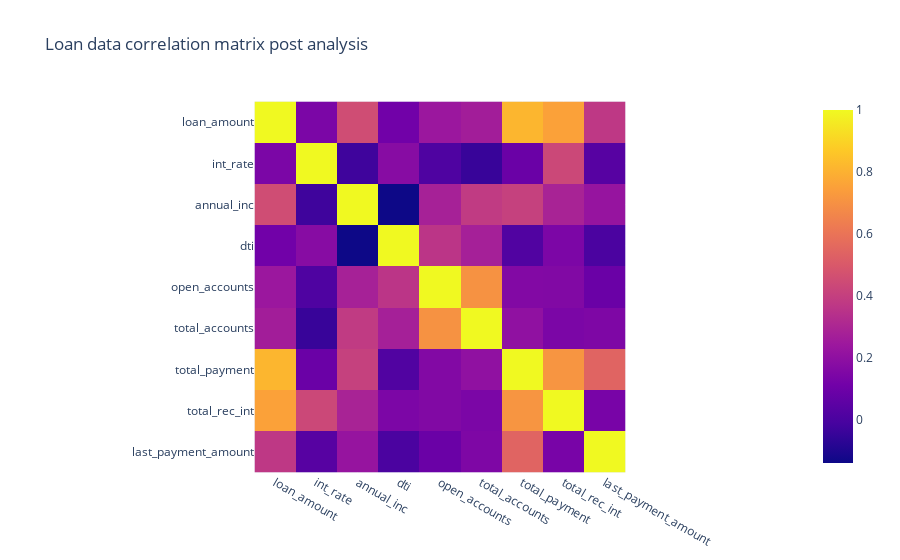

Notebook code cell kept with this figure:
### Markdown cell above
#### Revisualise continuous data

### Code cell
print(my_plotter.mat_hm_corr_plot(temp_f, "Loan data correlation matrix post analysis"))
px.imshow(temp_f.corr(), title="Loan data correlation matrix post analysis")

### Figure 1 — Plotly figure (JSON) as saved in the notebook; plotly's stock layout.template omitted (floating-point values rounded to 4 significant figures)
{"data": [{"coloraxis": "coloraxis", "hovertemplate": "x: %{x}<br>y: %{y}<br>color: %{z}<extra></extra>", "name": "0", "type": "heatmap", "x": ["loan_amount", "int_rate", "annual_inc", "dti", "open_accounts", "total_accounts", "total_payment", "total_rec_int", "last_payment_amount"], "xaxis": "x", "y": ["loan_amount", "int_rate", "annual_inc", "dti", "open_accounts", "total_accounts", "total_payment", "total_rec_int", "last_payment_amount"], "yaxis": "y", "z": [[1.0, 0.1429, 0.4539, 0.1128, 0.2384, 0.2657, 0.8146, 0.7537, 0.3716], [0.1429, 1.0, -0.02639, 0.1765, 0.01536, -0.04275, 0.0928, 0.4354, 0.03642], [0.4539, -0.02639, 1.0, -0.1384, 0.2801, 0.3818, 0.4054, 0.2883, 0.2238], [0.1128, 0.1765, -0.1384, 1.0, 0.3599, 0.2751, 0.01835, 0.1456, 0.002899], [0.2384, 0.01536, 0.2801, 0.3599, 1.0, 0.7044, 0.1626, 0.1597, 0.0928], [0.2657, -0.04275, 0.3818, 0.2751, 0.7044, 1.0, 0.2052, 0.1423, 0.1512], [0.8146, 0.0928, 0.4054, 0.01835, 0.1626, 0.2052, 1.0, 0.7135, 0.5406], [0.7537, 0.4354, 0.2883, 0.1456, 0.1597, 0.1423, 0.7135, 1.0, 0.1325], [0.3716, 0.03642, 0.2238, 0.002899, 0.0928, 0.1512, 0.5406, 0.1325, 1.0]]}], "layout": {"coloraxis": {"colorscale": [[0, "#0d0887"], [0.1111, "#46039f"], [0.2222, "#7201a8"], [0.3333, "#9c179e"], [0.4444, "#bd3786"], [0.5556, "#d8576b"], [0.6667, "#ed7953"], [0.7778, "#fb9f3a"], [0.8889, "#fdca26"], [1, "#f0f921"]]}, "title": {"text": "Loan data correlation matrix post analysis"}, "xaxis": {"anchor": "y", "constrain": "domain", "domain": [0, 1], "scaleanchor": "y"}, "yaxis": {"anchor": "x", "autorange": "reversed", "constrain": "domain", "domain": [0, 1]}}}
